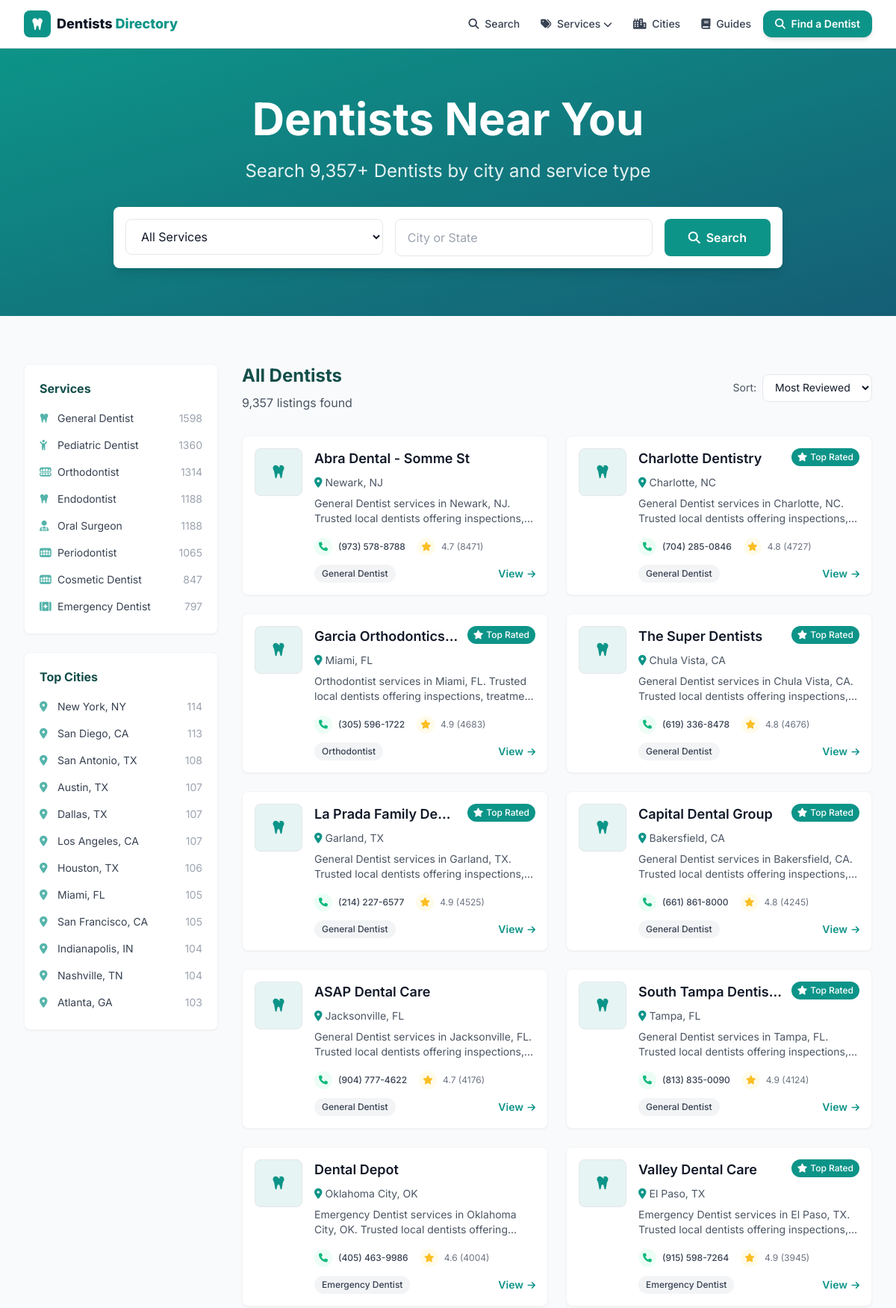
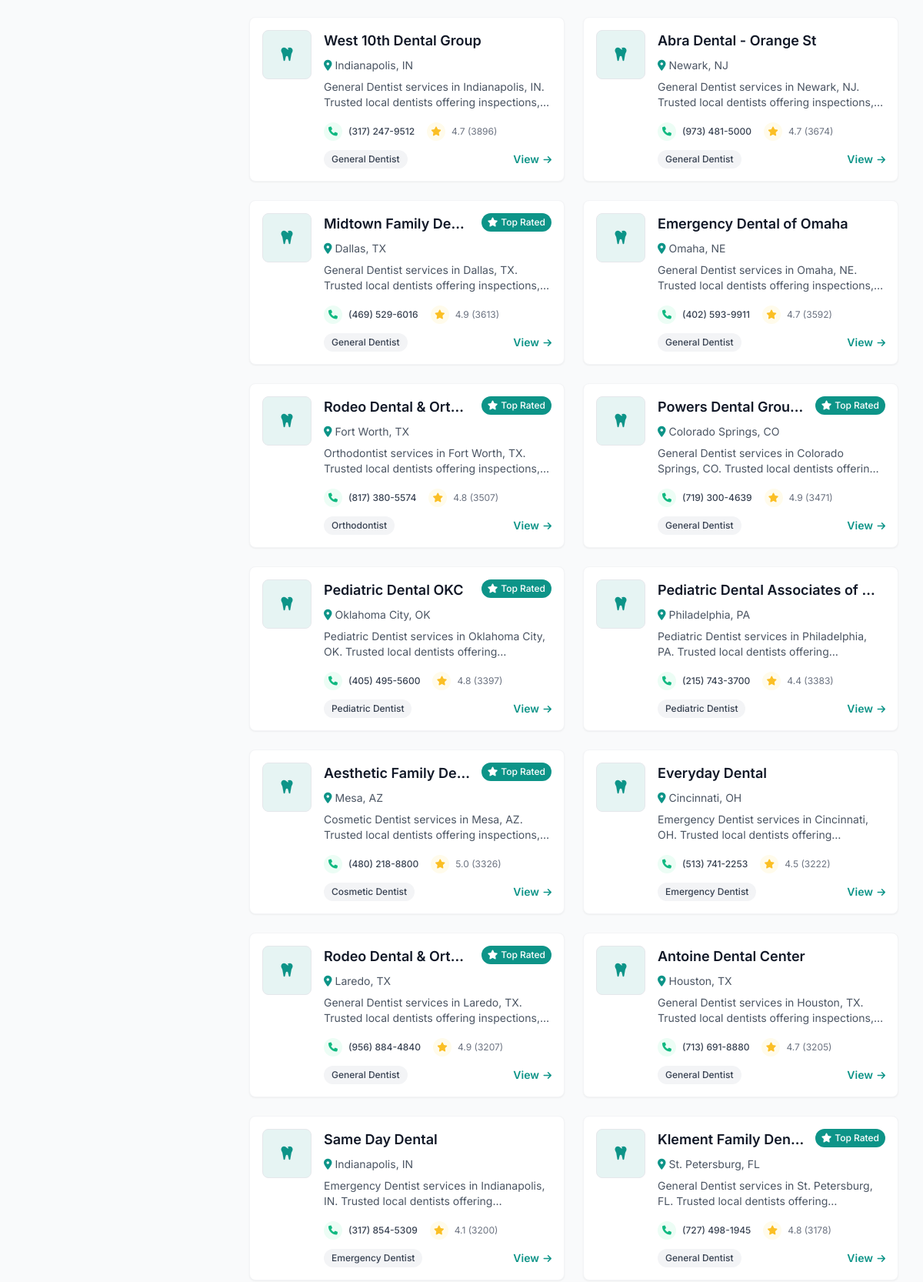
The page / (upper part) on the database its author committed (2 pictures, top to bottom).
### tables this page shows
CREATE TABLE listings (
    id          INTEGER PRIMARY KEY AUTOINCREMENT,
    name        TEXT NOT NULL,
    slug        TEXT UNIQUE NOT NULL,
    category    TEXT,
    city        TEXT,
    state       TEXT,
    address     TEXT,
    phone       TEXT,
    website     TEXT,
    lat         REAL,
    lng         REAL,
    rating      REAL,
    reviews     INTEGER,
    hours       TEXT,           -- JSON blob
    maps_url    TEXT,
    cid         TEXT,           -- google place CID, used for dedup
    scraped_at  TEXT DEFAULT (datetime('now'))
);

### web/app.py (the view)
@app.route("/")
def home():
    d = get_db()
    sort = request.args.get("sort", "reviews")
    order = {"reviews": "reviews DESC", "rating": "rating DESC, reviews DESC",
             "name": "name ASC"}.get(sort, "reviews DESC")
    listings = d.execute(
        f"SELECT * FROM listings ORDER BY {order} LIMIT 24").fetchall()
    cities = d.execute(
        "SELECT city, state, COUNT(*) n FROM listings "
        "GROUP BY city, state ORDER BY n DESC LIMIT 24").fetchall()
    cats = d.execute(
        "SELECT category, COUNT(*) n FROM listings "
        "WHERE category IS NOT NULL GROUP BY category ORDER BY n DESC").fetchall()
    total = dbmod.count(d)
    return render_template("index.html", listings=listings, cities=cities,
                           cats=cats, total=total, sort=sort)

### scraper/db.py (called while the page is built)
def slugify(value: str) -> str:
    value = unicodedata.normalize("NFKD", value).encode("ascii", "ignore").decode()
    value = re.sub(r"[^\w\s-]", "", value).strip().lower()
    return re.sub(r"[-\s]+", "-", value)

def count(conn) -> int:
    return conn.execute("SELECT COUNT(*) FROM listings").fetchone()[0]

### web/app.py (called while the page is built)
def get_db():
    if "db" not in g:
        uri = f"file:{dbmod.DB_PATH.as_posix()}?mode=ro&immutable=1"
        g.db = sqlite3.connect(uri, uri=True)
        g.db.row_factory = sqlite3.Row
    return g.db

def slugify(s):
    return dbmod.slugify(s or "")

@app.context_processor
def inject_globals():
    cats = [r["category"] for r in get_db().execute(
        "SELECT DISTINCT category FROM listings WHERE category IS NOT NULL "
        "ORDER BY category")]
    return {
        "SITE_NAME": app.config["SITE_NAME"],
        "ALL_CATEGORIES": cats,
        "CATEGORY_ICONS": CATEGORY_ICONS,
        "ADSENSE_CLIENT": app.config["ADSENSE_CLIENT"],
        "GA_ID": app.config["GA_ID"],
        "DOMAIN": app.config["DOMAIN"],
        "GSC_VERIFICATION": app.config["GSC_VERIFICATION"],
        "STATE_NAMES": STATE_NAMES,
        "cat_slug": slugify,
    }

### web/templates/index.html (shortened to what this page needs)
{% extends "base.html" %}
{% from "_macros.html" import card %}
{% block content %}
<section class="bg-gradient-to-br from-primary to-gradient text-white py-16">
  <div class="max-w-7xl mx-auto px-4 sm:px-6 lg:px-8 text-center">
    <h1 class="text-4xl md:text-6xl font-heading font-bold mb-6">Dentists Near You</h1>
    <p class="text-xl md:text-2xl mb-8 text-white/90 max-w-3xl mx-auto">Search {{ "{:,}".format(total) }}+ Dentists by city and service type</p>
    <div class="max-w-4xl mx-auto">
      <form method="GET" action="/search" class="flex flex-col md:flex-row gap-4 bg-white rounded-lg p-4 shadow-lg">
        <div class="flex-1 relative">
          <select name="category" class="w-full px-4 py-3 text-gray-900 rounded-lg border border-gray-200 focus:border-primary focus:ring-2 focus:ring-primary/20 outline-none bg-white">
            <option value="">All Services</option>
          </select>
        </div>
        <div class="flex-1 relative">
          <input name="city" placeholder="City or State" class="w-full px-4 py-3 text-gray-900 rounded-lg border border-gray-200 focus:border-primary focus:ring-2 focus:ring-primary/20 outline-none">
        </div>
        <button class="bg-primary hover:opacity-90 text-white font-semibold px-8 py-3 rounded-lg whitespace-nowrap"><i class="fas fa-search mr-2"></i>Search</button>
      </form>
    </div>
  </div>
</section>
<section class="py-16 bg-gray-50">
  <div class="max-w-7xl mx-auto px-4 sm:px-6 lg:px-8">
    <div class="grid grid-cols-1 lg:grid-cols-4 gap-8">
      <aside class="lg:col-span-1 space-y-6">
        <div class="bg-white rounded-lg shadow-sm border border-gray-100 p-5">
          <h3 class="font-heading font-bold text-secondary mb-3">Services</h3>
          <ul class="space-y-1">
            {% for c in cats %}
            <li><a href="/category/{{ cat_slug(c.category) }}" class="flex items-center justify-between text-sm text-gray-700 hover:text-primary py-1.5">
              <span><i class="fa-solid {{ CATEGORY_ICONS.get(c.category,'fa-bug') }} mr-2 text-primary/70 w-4"></i>{{ c.category }}</span>
              <span class="text-gray-400">{{ c.n }}</span></a></li>
            {% endfor %}
          </ul>
        </div>
        <div class="bg-white rounded-lg shadow-sm border border-gray-100 p-5">
          <h3 class="font-heading font-bold text-secondary mb-3">Top Cities</h3>
          <ul class="space-y-1">
            {% for c in cities[:12] %}
            <li><a href="/{{ c.state|lower }}/{{ cat_slug(c.city) }}" class="flex items-center justify-between text-sm text-gray-700 hover:text-primary py-1.5">
              <span><i class="fas fa-map-marker-alt mr-2 text-primary/70 w-4"></i>{{ c.city }}, {{ c.state }}</span>
              <span class="text-gray-400">{{ c.n }}</span></a></li>
            {% endfor %}
          </ul>
        </div>
      </aside>
      <div class="lg:col-span-3">
        <div class="listings-container">
          <div class="flex flex-col sm:flex-row justify-between items-start sm:items-center mb-8">
            <div>
              <h2 class="text-2xl font-heading font-bold text-secondary mb-2">All Dentists</h2>
              <p class="text-gray-600">{{ "{:,}".format(total) }} listings found</p>
            </div>
            <div class="mt-4 sm:mt-0">
              <form method="GET" class="flex items-center space-x-2">
                <label class="text-sm text-gray-600">Sort:</label>
                <select name="sort" onchange="this.form.submit()" class="px-3 py-2 border border-gray-200 rounded-lg text-sm focus:border-primary outline-none bg-white">
                  <option value="reviews" {% if sort=='reviews' %}selected{% endif %}>Most Reviewed</option>
                </select>
              </form>
            </div>
          </div>
          <div class="grid grid-cols-1 md:grid-cols-2 gap-6 mb-8">
            {% for l in listings %}{{ card(l) }}{% endfor %}
          </div>
        </div>
      </div>
    </div>
  </div>
</section>
{% endblock %}

### web/templates/base.html (shortened to what this page needs)
<!DOCTYPE html>
<html lang="en" class="h-full">
<head>
  {% set _path = request.path %}
  <link rel="stylesheet" href="/static/css/output.css">
  <link rel="stylesheet" href="https://cdnjs.cloudflare.com/ajax/libs/font-awesome/6.4.0/css/all.min.css">
</head>
<body class="h-full flex flex-col bg-gray-50 text-gray-900">
<header class="bg-white shadow-sm border-b sticky top-0 z-50">
  <div class="max-w-7xl mx-auto px-4 sm:px-6 lg:px-8">
    <div class="flex justify-between items-center h-16">
      <a href="/" class="flex items-center space-x-2 font-extrabold text-lg">
        <span class="w-9 h-9 rounded-lg bg-primary text-white flex items-center justify-center">
          <i class="fa-solid fa-tooth"></i></span>
        <span>Dentists <span class="text-primary">Directory</span></span>
      </a>
      <nav class="hidden md:flex items-center space-x-1">
        <a href="/search" class="px-3 py-2 rounded-lg text-gray-700 hover:text-primary hover:bg-primary/5 font-medium text-sm"><i class="fas fa-search mr-1"></i> Search</a>
        <div class="relative group">
          <button class="px-3 py-2 rounded-lg text-gray-700 hover:text-primary hover:bg-primary/5 font-medium text-sm"><i class="fas fa-tags mr-1"></i> Services <i class="fas fa-chevron-down text-xs"></i></button>
        </div>
        <a href="/cities" class="px-3 py-2 rounded-lg text-gray-700 hover:text-primary hover:bg-primary/5 font-medium text-sm"><i class="fas fa-city mr-1"></i> Cities</a>
        <a href="/guides" class="px-3 py-2 rounded-lg text-gray-700 hover:text-primary hover:bg-primary/5 font-medium text-sm"><i class="fas fa-book mr-1"></i> Guides</a>
        <a href="/search" class="ml-2 px-4 py-2 rounded-xl bg-primary text-white font-semibold shadow-md hover:bg-primaryDark text-sm"><i class="fas fa-search mr-1"></i> Find a Dentist</a>
      </nav>
    </div>
  </div>
</header>
<main class="flex-1">{% block content %}{% endblock %}</main>
</body>
</html>

### web/templates/_macros.html (shortened to what this page needs)
{% macro card(l) %}
<div class="bg-white rounded-lg shadow-sm hover:shadow-md transition-all duration-200 overflow-hidden border border-gray-100">
  <div class="p-4">
    <div class="flex items-start space-x-4">
      <div class="flex-shrink-0">
      </div>
      <div class="flex-1 min-w-0">
        <div class="flex items-start mb-2">
          <h3 class="text-lg font-heading font-semibold text-gray-900 flex-1 min-w-0 mr-3">
            <a href="/listing/{{ l.slug }}" class="hover:text-primary block truncate">{{ l.name }}</a>
          </h3>
          {% if l.rating and l.rating >= 4.8 %}
          <span class="bg-primary text-white px-2 py-1 rounded-full text-xs font-medium flex-shrink-0">
            <i class="fas fa-star mr-1"></i><span class="hidden sm:inline">Top Rated</span></span>
          {% endif %}
        </div>
        <p class="text-sm text-gray-600 flex items-center mb-2">
          <i class="fas fa-map-marker-alt mr-1 text-primary"></i>
          <a href="/{{ l.state|lower }}/{{ l.city|slugify }}" class="hover:text-primary hover:underline">{{ l.city }}, {{ l.state }}</a>
        </p>
        <p class="text-gray-600 text-sm mb-4 line-clamp-2">
          {{ l.category or 'Dentists' }} services in {{ l.city }}, {{ l.state }}. Trusted local dentists offering inspections, treatment and prevention. Call for service and fast response.
        </p>
        <div class="flex items-center justify-between text-xs mb-3">
          <div class="flex items-center space-x-4">
            {% if l.phone %}
            <a href="tel:{{ l.phone|trim }}" class="flex items-center group transition-all duration-200 hover:text-emerald-600">
              <div class="w-6 h-6 rounded-full bg-emerald-50 flex items-center justify-center mr-2 group-hover:bg-emerald-100">
                <i class="fas fa-phone text-xs text-emerald-500"></i></div>
              <span class="hidden sm:inline text-gray-700 group-hover:text-emerald-600 font-medium">{{ l.phone|trim }}</span>
            </a>
            {% endif %}
            {% if l.reviews %}
            <div class="flex items-center text-gray-500">
              <div class="w-6 h-6 rounded-full bg-amber-50 flex items-center justify-center mr-2"><i class="fas fa-star text-xs text-amber-400"></i></div>
              <span>{{ "%.1f"|format(l.rating) }} ({{ l.reviews }})</span>
            </div>
            {% endif %}
          </div>
        </div>
        <div class="flex items-center justify-between">
          {% if l.category %}<span class="bg-gray-100 text-gray-700 px-2.5 py-1 rounded-full text-xs font-medium">{{ l.category }}</span>{% else %}<span></span>{% endif %}
          <a href="/listing/{{ l.slug }}" class="text-primary font-semibold text-sm hover:underline">View <i class="fas fa-arrow-right text-xs ml-0.5"></i></a>
        </div>
      </div>
    </div>
  </div>
</div>
{% endmacro %}

### web/templates/base.html (style rules this page uses)
body { font-family:'Inter',sans-serif }

### rows shown on the page
listings: city "Dallas", state "TX", n "107", name "Midtown Family De…", shows "Top Rated", category "General Dentist", phone "(469) 529-6016", rating "4.9", reviews "3613"
listings: city "Houston", state "TX", n "106", name "Antoine Dental Center", category "General Dentist", phone "(713) 691-8880", rating "4.7", reviews "3205"
listings: name "Charlotte Dentistry", shows "Top Rated", city "Charlotte", state "NC", category "General Dentist", phone "(704) 285-0846", rating "4.8", reviews "4727"
listings: name "ASAP Dental Care", city "Jacksonville", state "FL", category "General Dentist", phone "(904) 777-4622", rating "4.7", reviews "4176"
listings: name "Dental Depot", city "Oklahoma City", state "OK", category "Emergency Dentist", phone "(405) 463-9986", rating "4.6", reviews "4004"
listings: name "Valley Dental Care", shows "Top Rated", city "El Paso", state "TX", category "Emergency Dentist", phone "(915) 598-7264", rating "4.9", reviews "3945"
listings: name "West 10th Dental Group", city "Indianapolis", state "IN", category "General Dentist", phone "(317) 247-9512", rating "4.7", reviews "3896"
listings: name "Rodeo Dental & Orth…", shows "Top Rated", city "Fort Worth", state "TX", category "Orthodontist", phone "(817) 380-5574", rating "4.8", reviews "3507"
listings: name "Powers Dental Grou…", shows "Top Rated", city "Colorado Springs", state "CO", category "General Dentist", phone "(719) 300-4639", rating "4.9", reviews "3471"
listings: name "Pediatric Dental OKC", shows "Top Rated", city "Oklahoma City", state "OK", category "Pediatric Dentist", phone "(405) 495-5600", rating "4.8", reviews "3397"
listings: name "Pediatric Dental Associates of…", city "Philadelphia", state "PA", category "Pediatric Dentist", phone "(215) 743-3700", rating "4.4", reviews "3383"
listings: name "Aesthetic Family De…", shows "Top Rated", city "Mesa", state "AZ", category "Cosmetic Dentist", phone "(480) 218-8800", rating "5.0", reviews "3326"
listings: name "Everyday Dental", city "Cincinnati", state "OH", category "Emergency Dentist", phone "(513) 741-2253", rating "4.5", reviews "3222", name "Same Day Dental", city "Indianapolis", state "IN", phone "(317) 854-5309", rating "4.1", reviews "3200"

### other values the page prints
{{ "{:,}".format(total) }} "9,357"
{{ c.category }} "General Dentist" "Pediatric Dentist" "Orthodontist" "Endodontist" "Oral Surgeon" "Periodontist" "Cosmetic Dentist" "Emergency Dentist"
{{ c.n }} "1598" "1360" "1314" "1188" "1188" "1065" "847" "797"
{{ c.city }} "New York" "San Diego" "San Antonio" "Austin" "Los Angeles" "Miami" "San Francisco" "Indianapolis" "Nashville" "Atlanta"
{{ c.state }} "NY" "CA" "TX" "TX" "CA" "FL" "CA" "IN" "TN" "GA"
{{ c.n }} "114" "113" "108" "107" "107" "105" "105" "104" "104" "103"
{{ l.name }} "Abra Dental - Somme St" "Garcia Orthodontics…" "The Super Dentists" "La Prada Family De…" "Capital Dental Group" "South Tampa Dentis…" "Abra Dental - Orange St" "Emergency Dental of Omaha" "Rodeo Dental & Orth…" "Klement Family…"
{{ l.city }} "Newark" "Miami" "Chula Vista" "Garland" "Bakersfield" "Tampa" "Newark" "Omaha" "Laredo" "St. Petersburg"
{{ l.state }} "NJ" "FL" "CA" "TX" "CA" "FL" "NJ" "NE" "TX" "FL"
{{ l.category or 'Dentists' }} "General Dentist" "Orthodontist" "General Dentist" "General Dentist" "General Dentist" "General Dentist" "General Dentist" "General Dentist" "General Dentist" "General Dentist"
{{ l.phone|trim }} "(973) 578-8788" "(305) 596-1722" "(619) 336-8478" "(214) 227-6577" "(661) 861-8000" "(813) 835-0090" "(973) 481-5000" "(402) 593-9911" "(956) 884-4840" "(727) 498-1945"
{{ "%.1f"|format(l.rating) }} "4.7" "4.9" "4.8" "4.9" "4.8" "4.9" "4.7" "4.7" "4.9" "4.8"
{{ l.reviews }} "8471" "4683" "4676" "4525" "4245" "4124" "3674" "3592" "3207" "3178"
{{ l.category }} "General Dentist" "Orthodontist" "General Dentist" "General Dentist" "General Dentist" "General Dentist" "General Dentist" "General Dentist" "General Dentist" "General Dentist"
